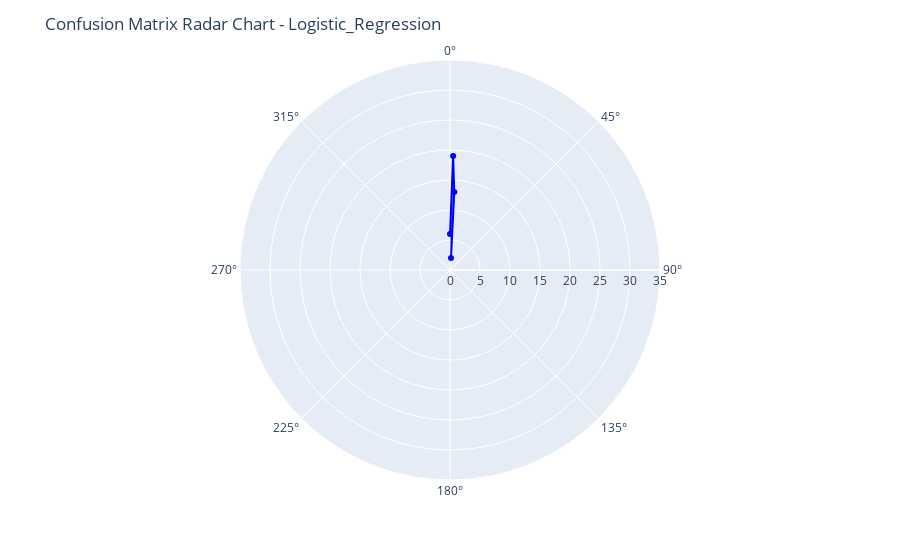
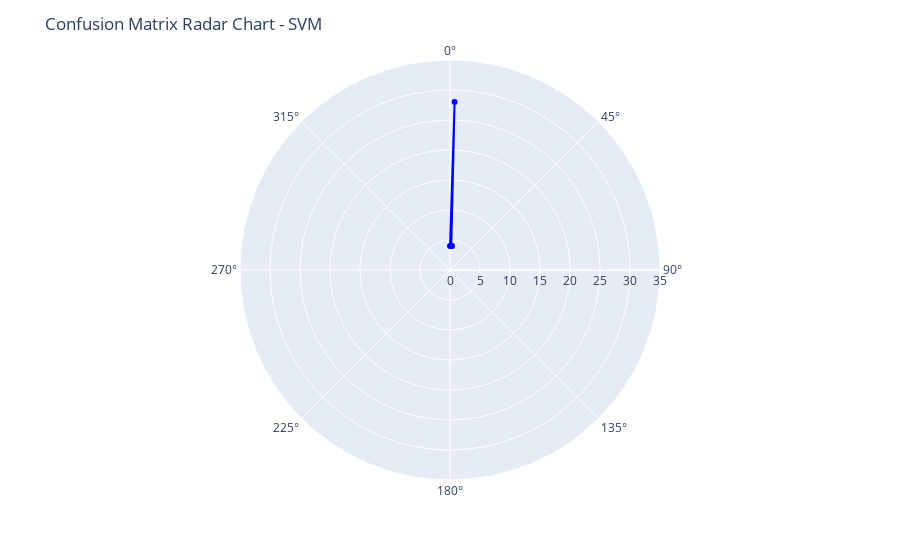
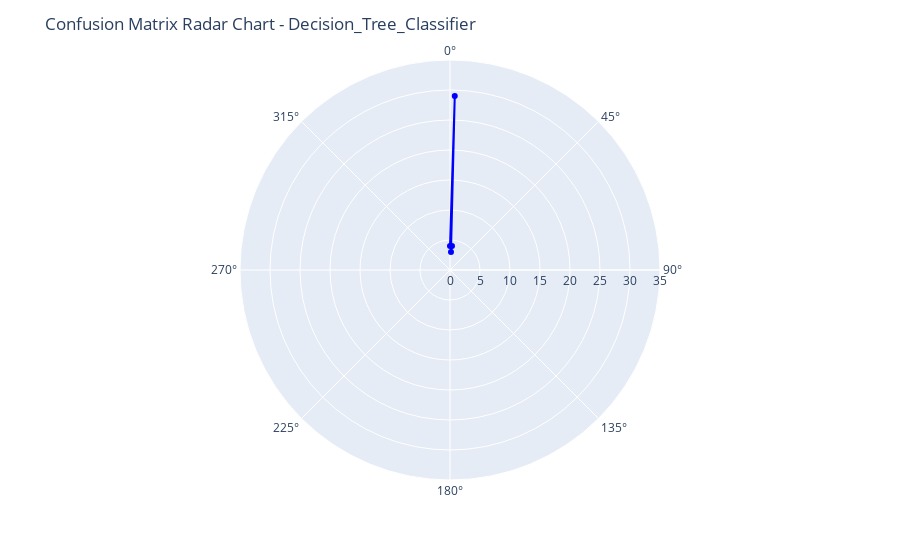
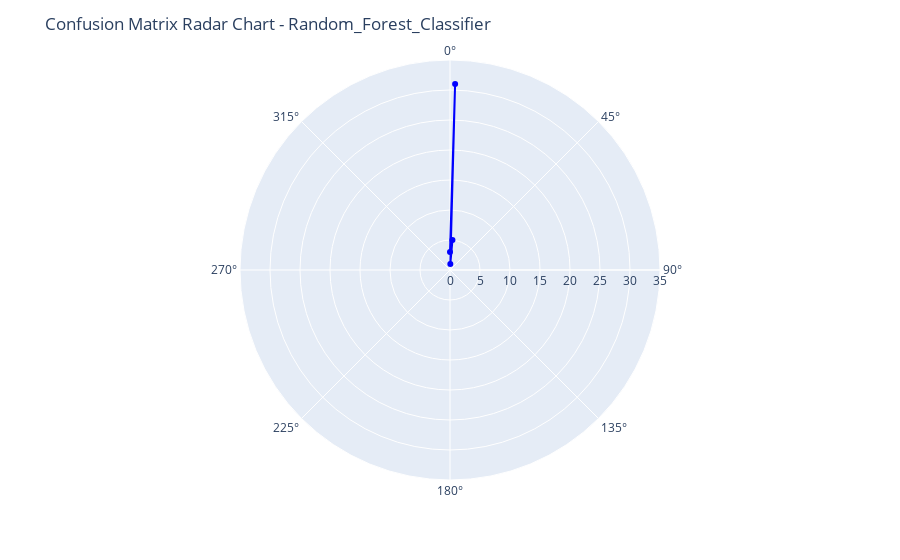

These figures' notebook cell, in order:
### Code cell
import plotly.express as px
import numpy as np

# Define labels for radar chart axes
labels = ['True Positive', 'False Negative', 'False Positive', 'True Negative']

# Iterate over each model's confusion matrix and plot a radar chart
for cm in models_scores_confusion_matrix:
    model = cm[0]
    data = cm[1].flatten()
    
    # Compute angle for each axis
    angles = np.linspace(0, 2 * np.pi, len(labels), endpoint=False).tolist()
    
    # The plot is circular, so we "roll" the labels and data to start from the top
    data = np.roll(data, 1)
    labels = np.roll(labels, 1)
    
    # Create a new figure for each radar chart
    fig = px.line_polar()

    # Plot radar chart
    fig.add_scatterpolar(
        r=data,
        theta=angles,
        fill='toself',
        line=dict(color='blue', width=2),
        name=model
    )

    # Update layout for the radar chart
    fig.update_layout(
        polar=dict(
            radialaxis=dict(visible=True, range=[0, 35])
        ),
        title=f'Confusion Matrix Radar Chart - {model}'
    )

    # Show the radar chart
    fig.show()

### Figure 1 — Plotly figure (JSON) as saved in the notebook; plotly's stock layout.template omitted (floating-point values rounded to 4 significant figures)
{"data": [{"hovertemplate": "<extra></extra>", "legendgroup": "", "line": {"color": "#636efa", "dash": "solid"}, "marker": {"symbol": "circle"}, "mode": "lines", "name": "", "showlegend": false, "subplot": "polar", "type": "scatterpolar"}, {"fill": "toself", "line": {"color": "blue", "width": 2}, "name": "Logistic_Regression", "r": [6, 19, 13, 2], "theta": [0, 1.571, 3.142, 4.712], "type": "scatterpolar"}], "layout": {"legend": {"tracegroupgap": 0}, "margin": {"t": 60}, "polar": {"angularaxis": {"direction": "clockwise", "rotation": 90}, "domain": {"x": [0, 1], "y": [0, 1]}, "radialaxis": {"range": [0, 35], "visible": true}}, "title": {"text": "Confusion Matrix Radar Chart - Logistic_Regression"}}}

### Figure 2 — Plotly figure (JSON) as saved in the notebook; plotly's stock layout.template omitted (floating-point values rounded to 4 significant figures)
{"data": [{"hovertemplate": "<extra></extra>", "legendgroup": "", "line": {"color": "#636efa", "dash": "solid"}, "marker": {"symbol": "circle"}, "mode": "lines", "name": "", "showlegend": false, "subplot": "polar", "type": "scatterpolar"}, {"fill": "toself", "line": {"color": "blue", "width": 2}, "name": "SVM", "r": [4, 28, 4, 4], "theta": [0, 1.571, 3.142, 4.712], "type": "scatterpolar"}], "layout": {"legend": {"tracegroupgap": 0}, "margin": {"t": 60}, "polar": {"angularaxis": {"direction": "clockwise", "rotation": 90}, "domain": {"x": [0, 1], "y": [0, 1]}, "radialaxis": {"range": [0, 35], "visible": true}}, "title": {"text": "Confusion Matrix Radar Chart - SVM"}}}

### Figure 3 — Plotly figure (JSON) as saved in the notebook; plotly's stock layout.template omitted (floating-point values rounded to 4 significant figures)
{"data": [{"hovertemplate": "<extra></extra>", "legendgroup": "", "line": {"color": "#636efa", "dash": "solid"}, "marker": {"symbol": "circle"}, "mode": "lines", "name": "", "showlegend": false, "subplot": "polar", "type": "scatterpolar"}, {"fill": "toself", "line": {"color": "blue", "width": 2}, "name": "Decision_Tree_Classifier", "r": [4, 29, 3, 4], "theta": [0, 1.571, 3.142, 4.712], "type": "scatterpolar"}], "layout": {"legend": {"tracegroupgap": 0}, "margin": {"t": 60}, "polar": {"angularaxis": {"direction": "clockwise", "rotation": 90}, "domain": {"x": [0, 1], "y": [0, 1]}, "radialaxis": {"range": [0, 35], "visible": true}}, "title": {"text": "Confusion Matrix Radar Chart - Decision_Tree_Classifier"}}}

### Figure 4 — Plotly figure (JSON) as saved in the notebook; plotly's stock layout.template omitted (floating-point values rounded to 4 significant figures)
{"data": [{"hovertemplate": "<extra></extra>", "legendgroup": "", "line": {"color": "#636efa", "dash": "solid"}, "marker": {"symbol": "circle"}, "mode": "lines", "name": "", "showlegend": false, "subplot": "polar", "type": "scatterpolar"}, {"fill": "toself", "line": {"color": "blue", "width": 2}, "name": "Random_Forest_Classifier", "r": [3, 31, 1, 5], "theta": [0, 1.571, 3.142, 4.712], "type": "scatterpolar"}], "layout": {"legend": {"tracegroupgap": 0}, "margin": {"t": 60}, "polar": {"angularaxis": {"direction": "clockwise", "rotation": 90}, "domain": {"x": [0, 1], "y": [0, 1]}, "radialaxis": {"range": [0, 35], "visible": true}}, "title": {"text": "Confusion Matrix Radar Chart - Random_Forest_Classifier"}}}
